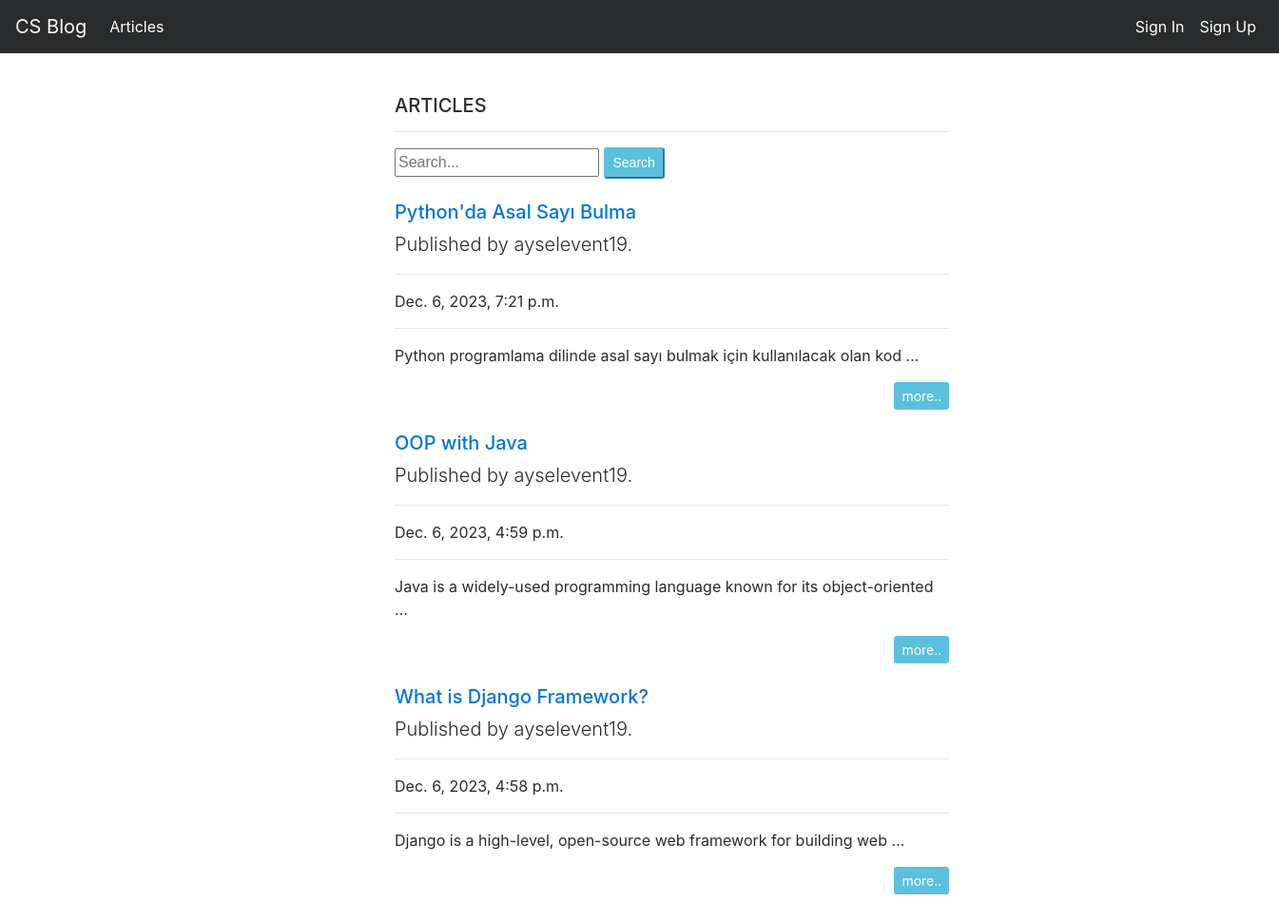
The app's page /articles/ with its own data.
### article/models.py (models this page shows, shortened)
class Article(models.Model):
    author = models.ForeignKey("auth.User", on_delete = models.CASCADE, verbose_name = "Author")
    title = models.CharField(max_length=50, verbose_name = "Title")
    content = RichTextField()
    created_date =models.DateTimeField(auto_now_add=True, verbose_name = "Created Date")
    article_image = models.FileField(blank=True,null=True,verbose_name="add img to article")
    class Meta:
        ordering = ['-created_date']

### article/views.py (the view)
# urls.py: path('',views.articles,name = "articles"),
def articles(request):
    keyword = request.GET.get("keyword")
    if keyword:
        articles = Article.objects.filter(title__contains = keyword)
        return render(request,"articles.html",{"articles":articles})
    articles = Article.objects.all()
    return render(request, "articles.html", {"articles": articles})

### templates/articles.html (shortened to what this page needs)
{% extends "layout.html" %}
{% block body %}
<div class ="row">
        <div class="col-md-10 offset-md-3">
            <div class="col-lg-8">
                <h5>ARTICLES</h5>
                <hr>
                </div>
        </div>
</div>
<div class ="row">
    <div class="col-md-10 offset-md-3">
        <div class="col-lg-8">
            <form>
                <input type="text" name = "keyword" class="input-sm" maxlength="64" placeholder="Search...">
              <button type="submit" class="btn-sm btn-info">Search</button>
            </form>
      </div>
    </div>
</div>
{% if articles %}
{% for article in articles %}
<div class="row">
    <div class="col-md-10 offset-md-3">
    <div class="col-lg-8">
      <a href="{% url 'article:detail' article.id %}"><h5 class="mt-4">{{article.title}}</h5></a>
      <p class="lead">
       Published by {{article.author.username}}.
      </p>
      <hr>
      <p>{{article.created_date}}</p>
      <hr>
      <p class="lead">
          {{article.content|safe|truncatewords:10}}
      </p>
      <a style ="float : right;" href="{% url 'article:detail' article.id %}" class ="btn-sm btn-info">more..</a>
        </div>
      </div>
      </div>
{% endfor %}
{% endif %}
{% endblock body %}

### templates/layout.html (shortened to what this page needs)
<!DOCTYPE html>
{% load static %}
<html>
    <head>
        <link rel="stylesheet" href="{% static 'css/bootstrap.min.css' %}">
    </head>
    <body>
        {% include "includes/navbar.html" %}
        <div style = "margin-top : 100px; margin-bottom:100px; margin-left: 100px; margin-right: 100px;" class = "container">
            {% block body %}
            {% endblock body %}
        </div>
    </body>
</html>

### templates/includes/navbar.html (shortened to what this page needs)
<nav class="navbar navbar-toggleable-md navbar-inverse fixed-top bg-inverse">
        <a class="navbar-brand" href="{% url 'index'  %}">CS Blog</a>
        <div class="collapse navbar-collapse" id="navbarCollapse">
          <ul class="navbar-nav mr-auto">
            <li class="nav-item active">
                <a class="nav-link" href="{% url 'article:articles'  %}">Articles</a>
            </li>
          </ul>
          <ul class="navbar-nav ml-auto">
          {% if request.user.is_authenticated %}
          <li class="nav-item active">
            <a class="nav-link" href="{% url 'article:dashboard'  %}">Dashboard</a>
          </li>
          <li class="nav-item active">
            <a class="nav-link" href="{% url 'user:logout'  %}">Logout</a>
          </li>
          {% else %}
          <li class="nav-item active">
            <a class="nav-link" href="{% url 'user:login'  %}">Sign In</a>
          </li>
          {% endif %}
          <li class="nav-item active">
            <a class="nav-link" href="{% url 'user:register'  %}">Sign Up</a>
          </li>
          </ul>
        </div>
</nav>

### records on screen
Article: title "Python'da Asal Sayı Bulma", author.username "ayselevent19", created_date "Dec. 6, 2023, 7:21 p.m.", content "Python programlama dilinde asal sayı bulmak için kullanılacak olan kod …"
Article: title "OOP with Java", author.username "ayselevent19", created_date "Dec. 6, 2023, 4:59 p.m.", content "Java is a widely-used programming language known for its object-oriented …"
Article: title "What is Django Framework?", author.username "ayselevent19", created_date "Dec. 6, 2023, 4:58 p.m.", content "Django is a high-level, open-source web framework for building web …"
